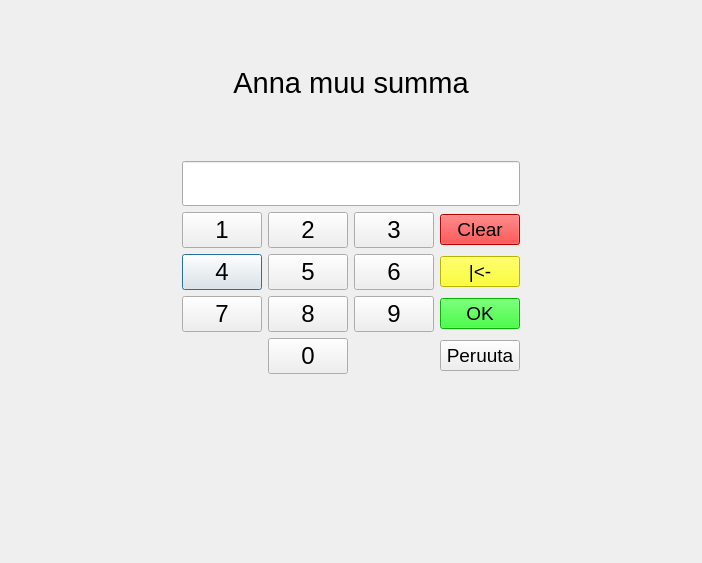
<?xml version="1.0" encoding="UTF-8"?>
<ui version="4.0">
 <class>otherSum</class>
 <widget class="QDialog" name="otherSum">
  <property name="geometry">
   <rect>
    <x>0</x>
    <y>0</y>
    <width>702</width>
    <height>563</height>
   </rect>
  </property>
  <property name="windowTitle">
   <string>Dialog</string>
  </property>
  <layout class="QGridLayout" name="gridLayout_2">
   <item row="5" column="1">
    <spacer name="horizontalSpacer">
     <property name="orientation">
      <enum>Qt::Horizontal</enum>
     </property>
     <property name="sizeHint" stdset="0">
      <size>
       <width>40</width>
       <height>20</height>
      </size>
     </property>
    </spacer>
   </item>
   <item row="0" column="1">
    <widget class="QLabel" name="label">
     <property name="font">
      <font>
       <pointsize>22</pointsize>
      </font>
     </property>
     <property name="text">
      <string>Anna muu summa</string>
     </property>
     <property name="alignment">
      <set>Qt::AlignCenter</set>
     </property>
    </widget>
   </item>
   <item row="4" column="1">
    <layout class="QGridLayout" name="gridLayout">
     <property name="sizeConstraint">
      <enum>QLayout::SetMaximumSize</enum>
     </property>
     <item row="3" column="6">
      <widget class="QPushButton" name="N4">
       <property name="maximumSize">
        <size>
         <width>100</width>
         <height>16777215</height>
        </size>
       </property>
       <property name="font">
        <font>
         <pointsize>18</pointsize>
        </font>
       </property>
       <property name="cursor">
        <cursorShape>PointingHandCursor</cursorShape>
       </property>
       <property name="text">
        <string>4</string>
       </property>
      </widget>
     </item>
     <item row="1" column="2">
      <spacer name="verticalSpacer_7">
       <property name="orientation">
        <enum>Qt::Vertical</enum>
       </property>
       <property name="sizeHint" stdset="0">
        <size>
         <width>20</width>
         <height>40</height>
        </size>
       </property>
      </spacer>
     </item>
     <item row="5" column="9">
      <widget class="QPushButton" name="Cancel">
       <property name="maximumSize">
        <size>
         <width>150</width>
         <height>16777215</height>
        </size>
       </property>
       <property name="font">
        <font>
         <pointsize>14</pointsize>
        </font>
       </property>
       <property name="cursor">
        <cursorShape>PointingHandCursor</cursorShape>
       </property>
       <property name="text">
        <string>Peruuta</string>
       </property>
      </widget>
     </item>
     <item row="1" column="1">
      <spacer name="verticalSpacer_5">
       <property name="orientation">
        <enum>Qt::Vertical</enum>
       </property>
       <property name="sizeHint" stdset="0">
        <size>
         <width>20</width>
         <height>40</height>
        </size>
       </property>
      </spacer>
     </item>
     <item row="1" column="5">
      <widget class="QLabel" name="label_2">
       <property name="text">
        <string/>
       </property>
      </widget>
     </item>
     <item row="1" column="10">
      <widget class="QLabel" name="label_3">
       <property name="text">
        <string/>
       </property>
      </widget>
     </item>
     <item row="1" column="6" colspan="4">
      <widget class="QLineEdit" name="Sum">
       <property name="font">
        <font>
         <pointsize>25</pointsize>
        </font>
       </property>
       <property name="inputMethodHints">
        <set>Qt::ImhNone</set>
       </property>
       <property name="echoMode">
        <enum>QLineEdit::Normal</enum>
       </property>
      </widget>
     </item>
     <item row="4" column="7">
      <widget class="QPushButton" name="N8">
       <property name="maximumSize">
        <size>
         <width>100</width>
         <height>16777215</height>
        </size>
       </property>
       <property name="font">
        <font>
         <pointsize>18</pointsize>
        </font>
       </property>
       <property name="cursor">
        <cursorShape>PointingHandCursor</cursorShape>
       </property>
       <property name="text">
        <string>8</string>
       </property>
      </widget>
     </item>
     <item row="2" column="6">
      <widget class="QPushButton" name="N1">
       <property name="minimumSize">
        <size>
         <width>0</width>
         <height>0</height>
        </size>
       </property>
       <property name="maximumSize">
        <size>
         <width>100</width>
         <height>16777215</height>
        </size>
       </property>
       <property name="font">
        <font>
         <pointsize>18</pointsize>
        </font>
       </property>
       <property name="cursor">
        <cursorShape>PointingHandCursor</cursorShape>
       </property>
       <property name="text">
        <string>1</string>
       </property>
      </widget>
     </item>
     <item row="1" column="15">
      <spacer name="verticalSpacer_4">
       <property name="orientation">
        <enum>Qt::Vertical</enum>
       </property>
       <property name="sizeHint" stdset="0">
        <size>
         <width>20</width>
         <height>40</height>
        </size>
       </property>
      </spacer>
     </item>
     <item row="3" column="8">
      <widget class="QPushButton" name="N6">
       <property name="maximumSize">
        <size>
         <width>100</width>
         <height>16777215</height>
        </size>
       </property>
       <property name="font">
        <font>
         <pointsize>18</pointsize>
        </font>
       </property>
       <property name="cursor">
        <cursorShape>PointingHandCursor</cursorShape>
       </property>
       <property name="text">
        <string>6</string>
       </property>
      </widget>
     </item>
     <item row="3" column="7">
      <widget class="QPushButton" name="N5">
       <property name="maximumSize">
        <size>
         <width>100</width>
         <height>16777215</height>
        </size>
       </property>
       <property name="font">
        <font>
         <pointsize>18</pointsize>
        </font>
       </property>
       <property name="cursor">
        <cursorShape>PointingHandCursor</cursorShape>
       </property>
       <property name="text">
        <string>5</string>
       </property>
      </widget>
     </item>
     <item row="4" column="8">
      <widget class="QPushButton" name="N9">
       <property name="maximumSize">
        <size>
         <width>100</width>
         <height>16777215</height>
        </size>
       </property>
       <property name="font">
        <font>
         <pointsize>18</pointsize>
        </font>
       </property>
       <property name="cursor">
        <cursorShape>PointingHandCursor</cursorShape>
       </property>
       <property name="text">
        <string>9</string>
       </property>
      </widget>
     </item>
     <item row="1" column="4">
      <widget class="QLabel" name="label_4">
       <property name="text">
        <string/>
       </property>
      </widget>
     </item>
     <item row="4" column="9">
      <widget class="QPushButton" name="Submit">
       <property name="maximumSize">
        <size>
         <width>150</width>
         <height>16777215</height>
        </size>
       </property>
       <property name="font">
        <font>
         <pointsize>14</pointsize>
        </font>
       </property>
       <property name="cursor">
        <cursorShape>PointingHandCursor</cursorShape>
       </property>
       <property name="styleSheet">
        <string notr="true">background-color: rgb(0, 255, 0);</string>
       </property>
       <property name="text">
        <string>OK</string>
       </property>
      </widget>
     </item>
     <item row="1" column="0">
      <spacer name="verticalSpacer_3">
       <property name="orientation">
        <enum>Qt::Vertical</enum>
       </property>
       <property name="sizeHint" stdset="0">
        <size>
         <width>20</width>
         <height>40</height>
        </size>
       </property>
      </spacer>
     </item>
     <item row="1" column="14">
      <spacer name="verticalSpacer_6">
       <property name="orientation">
        <enum>Qt::Vertical</enum>
       </property>
       <property name="sizeHint" stdset="0">
        <size>
         <width>20</width>
         <height>40</height>
        </size>
       </property>
      </spacer>
     </item>
     <item row="2" column="7">
      <widget class="QPushButton" name="N2">
       <property name="maximumSize">
        <size>
         <width>100</width>
         <height>16777215</height>
        </size>
       </property>
       <property name="font">
        <font>
         <pointsize>18</pointsize>
        </font>
       </property>
       <property name="cursor">
        <cursorShape>PointingHandCursor</cursorShape>
       </property>
       <property name="text">
        <string>2</string>
       </property>
      </widget>
     </item>
     <item row="1" column="11">
      <widget class="QLabel" name="label_5">
       <property name="text">
        <string/>
       </property>
      </widget>
     </item>
     <item row="4" column="6">
      <widget class="QPushButton" name="N7">
       <property name="maximumSize">
        <size>
         <width>100</width>
         <height>16777215</height>
        </size>
       </property>
       <property name="font">
        <font>
         <pointsize>18</pointsize>
        </font>
       </property>
       <property name="cursor">
        <cursorShape>PointingHandCursor</cursorShape>
       </property>
       <property name="text">
        <string>7</string>
       </property>
      </widget>
     </item>
     <item row="5" column="7">
      <widget class="QPushButton" name="N0">
       <property name="maximumSize">
        <size>
         <width>100</width>
         <height>16777215</height>
        </size>
       </property>
       <property name="font">
        <font>
         <pointsize>18</pointsize>
        </font>
       </property>
       <property name="cursor">
        <cursorShape>PointingHandCursor</cursorShape>
       </property>
       <property name="text">
        <string>0</string>
       </property>
      </widget>
     </item>
     <item row="1" column="3">
      <spacer name="verticalSpacer_9">
       <property name="orientation">
        <enum>Qt::Vertical</enum>
       </property>
       <property name="sizeHint" stdset="0">
        <size>
         <width>20</width>
         <height>40</height>
        </size>
       </property>
      </spacer>
     </item>
     <item row="3" column="9">
      <widget class="QPushButton" name="backspace">
       <property name="maximumSize">
        <size>
         <width>150</width>
         <height>16777215</height>
        </size>
       </property>
       <property name="font">
        <font>
         <pointsize>14</pointsize>
        </font>
       </property>
       <property name="cursor">
        <cursorShape>PointingHandCursor</cursorShape>
       </property>
       <property name="styleSheet">
        <string notr="true">background-color: rgb(255, 255, 0);</string>
       </property>
       <property name="text">
        <string>|&lt;-</string>
       </property>
      </widget>
     </item>
     <item row="7" column="7">
      <widget class="QLabel" name="label_6">
       <property name="font">
        <font>
         <pointsize>72</pointsize>
        </font>
       </property>
       <property name="text">
        <string/>
       </property>
      </widget>
     </item>
     <item row="2" column="9">
      <widget class="QPushButton" name="Clear">
       <property name="maximumSize">
        <size>
         <width>150</width>
         <height>16777215</height>
        </size>
       </property>
       <property name="font">
        <font>
         <pointsize>14</pointsize>
        </font>
       </property>
       <property name="cursor">
        <cursorShape>PointingHandCursor</cursorShape>
       </property>
       <property name="styleSheet">
        <string notr="true">background-color: rgb(255, 0, 0);</string>
       </property>
       <property name="text">
        <string>Clear</string>
       </property>
      </widget>
     </item>
     <item row="1" column="12">
      <spacer name="verticalSpacer_10">
       <property name="orientation">
        <enum>Qt::Vertical</enum>
       </property>
       <property name="sizeHint" stdset="0">
        <size>
         <width>20</width>
         <height>40</height>
        </size>
       </property>
      </spacer>
     </item>
     <item row="1" column="13">
      <spacer name="verticalSpacer_8">
       <property name="orientation">
        <enum>Qt::Vertical</enum>
       </property>
       <property name="sizeHint" stdset="0">
        <size>
         <width>20</width>
         <height>40</height>
        </size>
       </property>
      </spacer>
     </item>
     <item row="2" column="8">
      <widget class="QPushButton" name="N3">
       <property name="maximumSize">
        <size>
         <width>100</width>
         <height>16777215</height>
        </size>
       </property>
       <property name="font">
        <font>
         <pointsize>18</pointsize>
        </font>
       </property>
       <property name="cursor">
        <cursorShape>PointingHandCursor</cursorShape>
       </property>
       <property name="text">
        <string>3</string>
       </property>
      </widget>
     </item>
     <item row="6" column="7">
      <widget class="QLabel" name="label_7">
       <property name="font">
        <font>
         <pointsize>24</pointsize>
        </font>
       </property>
       <property name="text">
        <string> </string>
       </property>
      </widget>
     </item>
    </layout>
   </item>
   <item row="0" column="0">
    <spacer name="verticalSpacer_2">
     <property name="orientation">
      <enum>Qt::Vertical</enum>
     </property>
     <property name="sizeHint" stdset="0">
      <size>
       <width>20</width>
       <height>40</height>
      </size>
     </property>
    </spacer>
   </item>
   <item row="0" column="2">
    <spacer name="verticalSpacer">
     <property name="orientation">
      <enum>Qt::Vertical</enum>
     </property>
     <property name="sizeHint" stdset="0">
      <size>
       <width>20</width>
       <height>40</height>
      </size>
     </property>
    </spacer>
   </item>
  </layout>
 </widget>
 <resources/>
 <connections/>
</ui>
